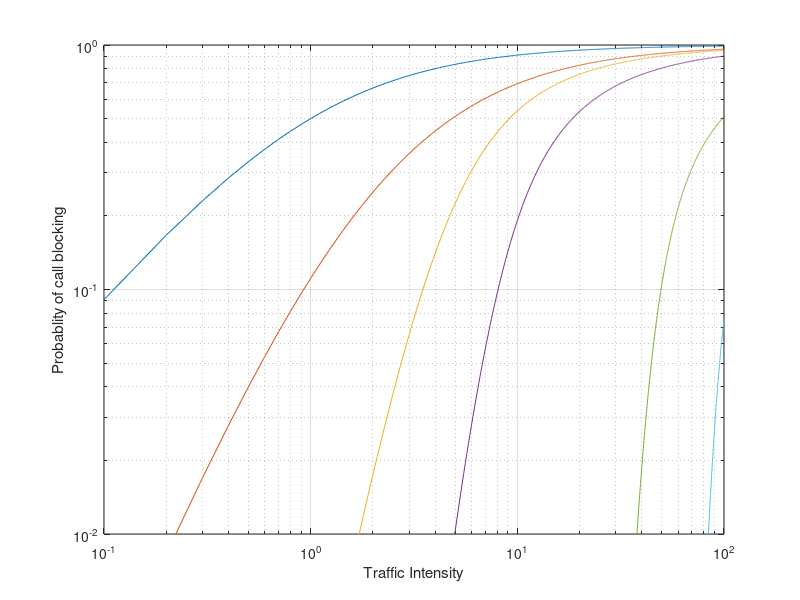

Recreate this plot in MATLAB.
#Probablity of delay
clc;
clear all;
close all;
A=0.1:0.1:100;
B=0
for C=[1,2,5,10,50,100]
  a=(A.^C)/(factorial (C));
  for K=0:1:C;
    B=B+((A.^K)/(factorial(K)));
  endfor
 Pr=a./B;
  loglog(A,Pr);
  hold on;
  grid on;
  axis([0.1 100 0.01 1])
endfor
xlabel("Traffic Intensity");
ylabel("Probablity of call blocking");

